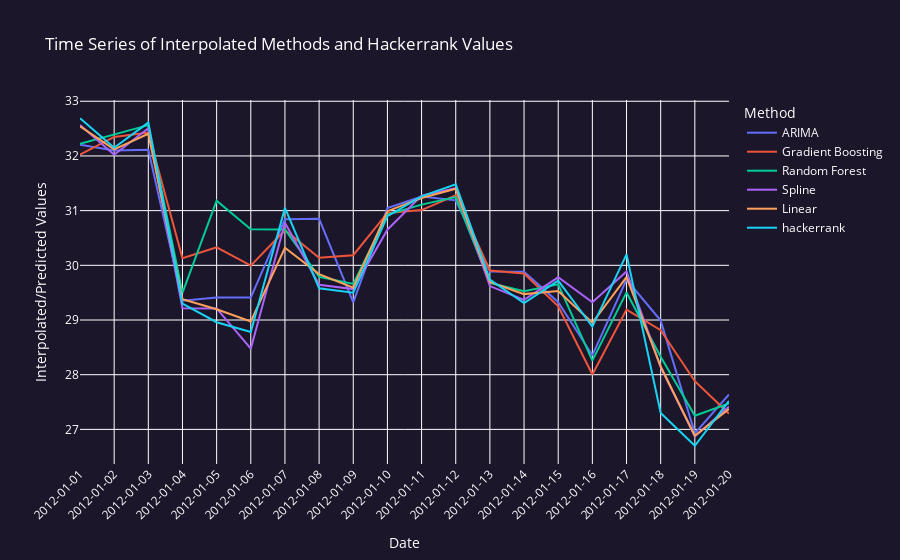

The cell this chart's notebook holds for it:
### Code cell
import pandas as pd
import plotly.express as px

# Assuming 'result' is already loaded and available as a DataFrame
# Generate a date range based on the number of rows assuming daily data starting from a specific date
date_range = pd.date_range(start='2012-01-01', periods=len(result), freq='D')

# Assign this date range as a new column; for Plotly we'll keep it as a column for easier handling
result['Date'] = date_range

# Create the Plotly line chart
fig = px.line(result, x='Date', y=result.columns[:-1], title='Time Series of Interpolated Methods and Hackerrank Values',
              labels={'value': 'Values', 'variable': 'Method', 'Date': 'Date'})

# Update layout for better readability
fig.update_layout(
    xaxis_title='Date',
    yaxis_title='Interpolated/Predicted Values',
    legend_title='Method',
    xaxis=dict(
        tickangle=-45,
        nticks=20,
        tickformat='%Y-%m-%d'
    ),
    plot_bgcolor='#1C162B',  # Dark purple background for the plotting area
    paper_bgcolor='#1C162B',  # Dark purple background for the entire chart area
    font=dict(  # Change font color to white for better visibility against the dark background
        color="white"
    )
)

# Show the plot
fig.show()

### Figure 1 — Plotly figure (JSON) as saved in the notebook; plotly's stock layout.template omitted (floating-point values rounded to 4 significant figures)
{"data": [{"hovertemplate": "Method=ARIMA<br>Date=%{x}<br>Values=%{y}<extra></extra>", "legendgroup": "ARIMA", "line": {"color": "#636efa", "dash": "solid"}, "marker": {"symbol": "circle"}, "mode": "lines", "name": "ARIMA", "orientation": "v", "showlegend": true, "x": ["2012-01-01T00:00:00", "2012-01-02T00:00:00", "2012-01-03T00:00:00", "2012-01-04T00:00:00", "2012-01-05T00:00:00", "2012-01-06T00:00:00", "2012-01-07T00:00:00", "2012-01-08T00:00:00", "2012-01-09T00:00:00", "2012-01-10T00:00:00", "2012-01-11T00:00:00", "2012-01-12T00:00:00", "2012-01-13T00:00:00", "2012-01-14T00:00:00", "2012-01-15T00:00:00", "2012-01-16T00:00:00", "2012-01-17T00:00:00", "2012-01-18T00:00:00", "2012-01-19T00:00:00", "2012-01-20T00:00:00"], "xaxis": "x", "y": [32.2, 32.1, 32.11, 29.35, 29.41, 29.41, 30.84, 30.85, 29.32, 31.05, 31.26, 31.19, 29.89, 29.88, 29.33, 28.35, 29.74, 28.99, 26.93, 27.64], "yaxis": "y", "type": "scatter"}, {"hovertemplate": "Method=Gradient Boosting<br>Date=%{x}<br>Values=%{y}<extra></extra>", "legendgroup": "Gradient Boosting", "line": {"color": "#EF553B", "dash": "solid"}, "marker": {"symbol": "circle"}, "mode": "lines", "name": "Gradient Boosting", "orientation": "v", "showlegend": true, "x": ["2012-01-01T00:00:00", "2012-01-02T00:00:00", "2012-01-03T00:00:00", "2012-01-04T00:00:00", "2012-01-05T00:00:00", "2012-01-06T00:00:00", "2012-01-07T00:00:00", "2012-01-08T00:00:00", "2012-01-09T00:00:00", "2012-01-10T00:00:00", "2012-01-11T00:00:00", "2012-01-12T00:00:00", "2012-01-13T00:00:00", "2012-01-14T00:00:00", "2012-01-15T00:00:00", "2012-01-16T00:00:00", "2012-01-17T00:00:00", "2012-01-18T00:00:00", "2012-01-19T00:00:00", "2012-01-20T00:00:00"], "xaxis": "x", "y": [32.02, 32.35, 32.43, 30.13, 30.33, 30.0, 30.64, 30.14, 30.18, 30.96, 31.01, 31.28, 29.91, 29.85, 29.25, 28.0, 29.19, 28.81, 27.88, 27.29], "yaxis": "y", "type": "scatter"}, {"hovertemplate": "Method=Random Forest<br>Date=%{x}<br>Values=%{y}<extra></extra>", "legendgroup": "Random Forest", "line": {"color": "#00cc96", "dash": "solid"}, "marker": {"symbol": "circle"}, "mode": "lines", "name": "Random Forest", "orientation": "v", "showlegend": true, "x": ["2012-01-01T00:00:00", "2012-01-02T00:00:00", "2012-01-03T00:00:00", "2012-01-04T00:00:00", "2012-01-05T00:00:00", "2012-01-06T00:00:00", "2012-01-07T00:00:00", "2012-01-08T00:00:00", "2012-01-09T00:00:00", "2012-01-10T00:00:00", "2012-01-11T00:00:00", "2012-01-12T00:00:00", "2012-01-13T00:00:00", "2012-01-14T00:00:00", "2012-01-15T00:00:00", "2012-01-16T00:00:00", "2012-01-17T00:00:00", "2012-01-18T00:00:00", "2012-01-19T00:00:00", "2012-01-20T00:00:00"], "xaxis": "x", "y": [32.22, 32.39, 32.56, 29.5, 31.18, 30.66, 30.66, 29.79, 29.66, 30.93, 31.11, 31.25, 29.68, 29.53, 29.65, 28.26, 29.5, 28.33, 27.25, 27.48], "yaxis": "y", "type": "scatter"}, {"hovertemplate": "Method=Spline<br>Date=%{x}<br>Values=%{y}<extra></extra>", "legendgroup": "Spline", "line": {"color": "#ab63fa", "dash": "solid"}, "marker": {"symbol": "circle"}, "mode": "lines", "name": "Spline", "orientation": "v", "showlegend": true, "x": ["2012-01-01T00:00:00", "2012-01-02T00:00:00", "2012-01-03T00:00:00", "2012-01-04T00:00:00", "2012-01-05T00:00:00", "2012-01-06T00:00:00", "2012-01-07T00:00:00", "2012-01-08T00:00:00", "2012-01-09T00:00:00", "2012-01-10T00:00:00", "2012-01-11T00:00:00", "2012-01-12T00:00:00", "2012-01-13T00:00:00", "2012-01-14T00:00:00", "2012-01-15T00:00:00", "2012-01-16T00:00:00", "2012-01-17T00:00:00", "2012-01-18T00:00:00", "2012-01-19T00:00:00", "2012-01-20T00:00:00"], "xaxis": "x", "y": [32.57, 32.02, 32.5, 29.22, 29.21, 28.48, 30.78, 29.65, 29.57, 30.65, 31.28, 31.41, 29.62, 29.37, 29.78, 29.33, 29.89, 28.14, 26.87, 27.42], "yaxis": "y", "type": "scatter"}, {"hovertemplate": "Method=Linear<br>Date=%{x}<br>Values=%{y}<extra></extra>", "legendgroup": "Linear", "line": {"color": "#FFA15A", "dash": "solid"}, "marker": {"symbol": "circle"}, "mode": "lines", "name": "Linear", "orientation": "v", "showlegend": true, "x": ["2012-01-01T00:00:00", "2012-01-02T00:00:00", "2012-01-03T00:00:00", "2012-01-04T00:00:00", "2012-01-05T00:00:00", "2012-01-06T00:00:00", "2012-01-07T00:00:00", "2012-01-08T00:00:00", "2012-01-09T00:00:00", "2012-01-10T00:00:00", "2012-01-11T00:00:00", "2012-01-12T00:00:00", "2012-01-13T00:00:00", "2012-01-14T00:00:00", "2012-01-15T00:00:00", "2012-01-16T00:00:00", "2012-01-17T00:00:00", "2012-01-18T00:00:00", "2012-01-19T00:00:00", "2012-01-20T00:00:00"], "xaxis": "x", "y": [32.54, 32.12, 32.41, 29.38, 29.2, 28.97, 30.32, 29.84, 29.59, 30.99, 31.23, 31.4, 29.7, 29.47, 29.53, 28.95, 29.78, 28.15, 26.88, 27.38], "yaxis": "y", "type": "scatter"}, {"hovertemplate": "Method=hackerrank<br>Date=%{x}<br>Values=%{y}<extra></extra>", "legendgroup": "hackerrank", "line": {"color": "#19d3f3", "dash": "solid"}, "marker": {"symbol": "circle"}, "mode": "lines", "name": "hackerrank", "orientation": "v", "showlegend": true, "x": ["2012-01-01T00:00:00", "2012-01-02T00:00:00", "2012-01-03T00:00:00", "2012-01-04T00:00:00", "2012-01-05T00:00:00", "2012-01-06T00:00:00", "2012-01-07T00:00:00", "2012-01-08T00:00:00", "2012-01-09T00:00:00", "2012-01-10T00:00:00", "2012-01-11T00:00:00", "2012-01-12T00:00:00", "2012-01-13T00:00:00", "2012-01-14T00:00:00", "2012-01-15T00:00:00", "2012-01-16T00:00:00", "2012-01-17T00:00:00", "2012-01-18T00:00:00", "2012-01-19T00:00:00", "2012-01-20T00:00:00"], "xaxis": "x", "y": [32.69, 32.15, 32.61, 29.3, 28.96, 28.78, 31.05, 29.58, 29.5, 30.9, 31.26, 31.48, 29.74, 29.31, 29.72, 28.88, 30.2, 27.3, 26.7, 27.52], "yaxis": "y", "type": "scatter"}], "layout": {"xaxis": {"anchor": "y", "domain": [0.0, 1.0], "title": {"text": "Date"}, "tickangle": -45, "nticks": 20, "tickformat": "%Y-%m-%d"}, "yaxis": {"anchor": "x", "domain": [0.0, 1.0], "title": {"text": "Interpolated/Predicted Values"}}, "legend": {"title": {"text": "Method"}, "tracegroupgap": 0}, "title": {"text": "Time Series of Interpolated Methods and Hackerrank Values"}, "font": {"color": "white"}, "plot_bgcolor": "#1C162B", "paper_bgcolor": "#1C162B"}}
